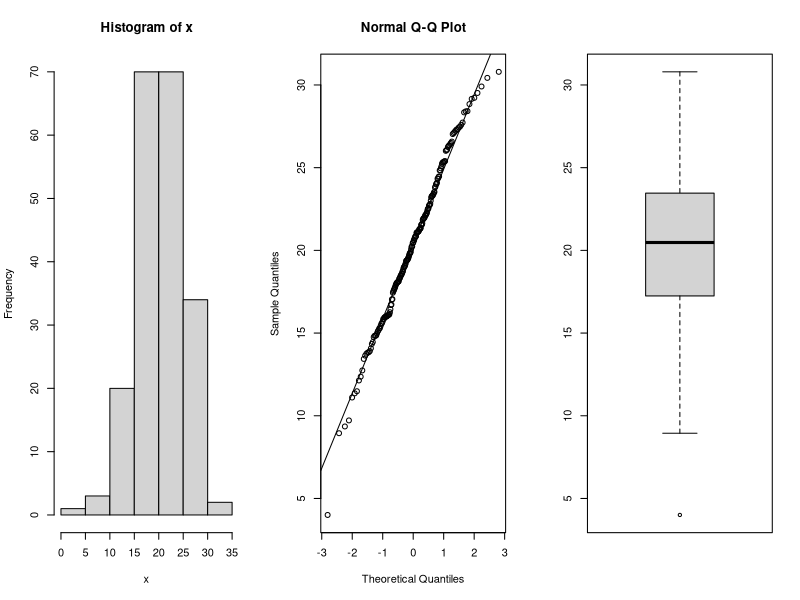

Here is the R script that generated this plot:
# FUNCTIONS
# note: a vector is a data structure for storing similar kinds of data,
# a list is a data structure that can be used to store different kinds of data

my.vector.1 <- c("Ela", 22, FALSE)
my.vector.1  # prints all of them as character vectors
typeof(my.vector.1)

my.vector.2 <- c(FALSE, TRUE, 1)
my.vector.2
typeof(my.vector.2)  # prints them all as double


my.list <- list("Ela", 22, TRUE)
my.list
sapply(my.list, typeof)

kid.1 <- list(name="Ela", age=22, is.male=FALSE)
kid.1

kid.1$name
kid.1$weight

c(typeof(kid.1$name), typeof(kid.1["name"]))  # the first one is character, second one is list

# -----------------

addOne <- function(x){
  x + 1
}

addOne(12)


calculatePercentage <- function(x, y, d){  # numerator, denominator, desired num. of decimal values
   decimal <- x / y  # calculate decimal value
   round(100 * decimal, d)  # convert to decimal and round to d digits
}
calculatePercentage(3, 51, 2)


createPatientRecord <- function(full.name, weight, height) {
  name.list <- strsplit(full.name, split=" ")[[1]]
  first.name <- name.list[1]
  last.name <- name.list[2]
  weight.in.kg <- weight / 2.2
  height.in.m <- height * 0.0254
  bmi <- weight.in.kg / (height.in.m ^ 2)  # body mass index
  list(first.name=first.name, last.name=last.name, weight=weight.in.kg, height=height.in.m, bmi=bmi)
}

createPatientRecord("yusuf gokce", 56, 175)


fiveAverages <- function(x){
  c(average=mean(x), trimmed=mean(x, trim = 0.10), median=median(x), geometricmean = prod(x)^(1/length(x)),
    harmonicmean=1/mean(1/x))
}
x <- rnorm(200, mean=20, sd=5)  # vector of 200 kids with weigh mean 20 and standard deviation 5
# this function generates randomly normally distributed variables
par(mfrow=c(1,3))
hist(x)
qqnorm(x)
qqline(x)
boxplot(x)

fiveAverages(x)


# if else
calculateLetterGrade <- function(x){
  if(x >= 90) {
    grade <- "A"
  }
  else if(x >= 80) {
    grade <- "B"
  }
  else if(x >= 70) {
    grade <- "C"
  }
  else{
    grade <- "F"
  }
}

# note: c means "combine" Parantez içindeki değerleri (sayılar, metinler vb.) alıp tek bir 
# vektör (veya liste) haline getirir.
# sayılar <- c(1, 5, 8, 10)
# output: [1]  1  5  8 10
# isimler <- c("Ali", "Ayşe", "Fatma")
# output: [1] "Ali"   "Ayşe"  "Fatma"

course.grades <- c(92, 88, 84, 75, 91)
course.grades
sapply(course.grades, FUN=calculateLetterGrade)  # sapply bir liste veya vektör üzerindeki her öğeye bir
# fonksiyon uygulayan ve sonucu mümkünse basitleştirerek (vektör veya matris olarak) döndüren 
# lapply'ın simplified bir versiyonudur.

addOne <- function(x){
  return(x+1)
}
addOne(15)
